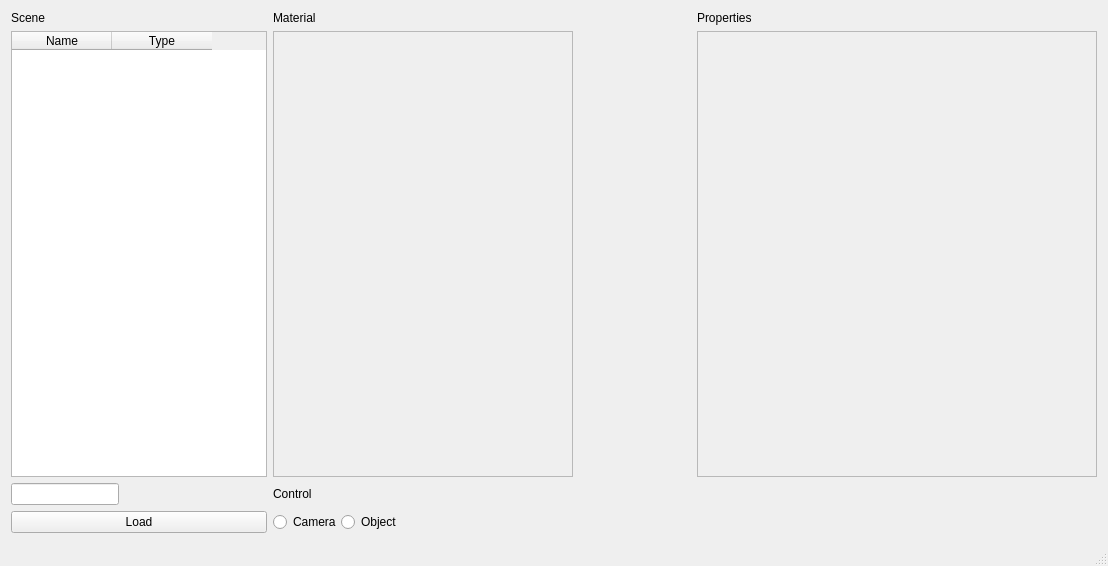
<?xml version="1.0" encoding="UTF-8"?>
<ui version="4.0">
 <class>MainWindow</class>
 <widget class="QMainWindow" name="MainWindow">
  <property name="geometry">
   <rect>
    <x>0</x>
    <y>0</y>
    <width>1108</width>
    <height>566</height>
   </rect>
  </property>
  <property name="windowTitle">
   <string>qtgui</string>
  </property>
  <widget class="QWidget" name="centralWidget">
   <property name="sizePolicy">
    <sizepolicy hsizetype="Expanding" vsizetype="Expanding">
     <horstretch>0</horstretch>
     <verstretch>0</verstretch>
    </sizepolicy>
   </property>
   <layout class="QGridLayout" name="gridLayout">
    <item row="2" column="1">
     <widget class="QLabel" name="label">
      <property name="text">
       <string>Control</string>
      </property>
     </widget>
    </item>
    <item row="1" column="3">
     <widget class="QScrollArea" name="properties">
      <property name="sizePolicy">
       <sizepolicy hsizetype="Fixed" vsizetype="Expanding">
        <horstretch>0</horstretch>
        <verstretch>0</verstretch>
       </sizepolicy>
      </property>
      <property name="minimumSize">
       <size>
        <width>400</width>
        <height>0</height>
       </size>
      </property>
      <property name="widgetResizable">
       <bool>true</bool>
      </property>
      <widget class="QWidget" name="scrollAreaWidgetContents">
       <property name="geometry">
        <rect>
         <x>0</x>
         <y>0</y>
         <width>398</width>
         <height>432</height>
        </rect>
       </property>
      </widget>
     </widget>
    </item>
    <item row="3" column="1">
     <layout class="QHBoxLayout" name="horizontalLayout_2">
      <property name="spacing">
       <number>0</number>
      </property>
      <item>
       <widget class="QRadioButton" name="controlCam">
        <property name="sizePolicy">
         <sizepolicy hsizetype="Fixed" vsizetype="Fixed">
          <horstretch>0</horstretch>
          <verstretch>0</verstretch>
         </sizepolicy>
        </property>
        <property name="text">
         <string>Camera</string>
        </property>
       </widget>
      </item>
      <item>
       <widget class="QRadioButton" name="controlObj">
        <property name="sizePolicy">
         <sizepolicy hsizetype="Fixed" vsizetype="Fixed">
          <horstretch>0</horstretch>
          <verstretch>0</verstretch>
         </sizepolicy>
        </property>
        <property name="text">
         <string>Object</string>
        </property>
       </widget>
      </item>
     </layout>
    </item>
    <item row="0" column="1">
     <widget class="QLabel" name="material_label">
      <property name="sizePolicy">
       <sizepolicy hsizetype="Fixed" vsizetype="Fixed">
        <horstretch>0</horstretch>
        <verstretch>0</verstretch>
       </sizepolicy>
      </property>
      <property name="text">
       <string>Material</string>
      </property>
     </widget>
    </item>
    <item row="0" column="0">
     <widget class="QLabel" name="scene_label">
      <property name="text">
       <string>Scene</string>
      </property>
     </widget>
    </item>
    <item row="1" column="0">
     <widget class="QTableWidget" name="resourceWidget">
      <property name="sizePolicy">
       <sizepolicy hsizetype="Fixed" vsizetype="Expanding">
        <horstretch>0</horstretch>
        <verstretch>0</verstretch>
       </sizepolicy>
      </property>
      <column>
       <property name="text">
        <string>Name</string>
       </property>
      </column>
      <column>
       <property name="text">
        <string>Type</string>
       </property>
      </column>
     </widget>
    </item>
    <item row="3" column="0">
     <widget class="QPushButton" name="loadResButton">
      <property name="text">
       <string>Load</string>
      </property>
     </widget>
    </item>
    <item row="2" column="0">
     <widget class="QLineEdit" name="resourcePath">
      <property name="sizePolicy">
       <sizepolicy hsizetype="Fixed" vsizetype="Fixed">
        <horstretch>0</horstretch>
        <verstretch>0</verstretch>
       </sizepolicy>
      </property>
     </widget>
    </item>
    <item row="1" column="1" colspan="2">
     <widget class="QFrame" name="materialWidget">
      <property name="sizePolicy">
       <sizepolicy hsizetype="Fixed" vsizetype="Expanding">
        <horstretch>0</horstretch>
        <verstretch>0</verstretch>
       </sizepolicy>
      </property>
      <property name="minimumSize">
       <size>
        <width>300</width>
        <height>0</height>
       </size>
      </property>
      <property name="frameShape">
       <enum>QFrame::StyledPanel</enum>
      </property>
      <property name="frameShadow">
       <enum>QFrame::Raised</enum>
      </property>
     </widget>
    </item>
    <item row="0" column="3">
     <widget class="QLabel" name="label_2">
      <property name="text">
       <string>Properties</string>
      </property>
     </widget>
    </item>
   </layout>
   <zorder>scene_label</zorder>
   <zorder>resourcePath</zorder>
   <zorder>loadResButton</zorder>
   <zorder>resourceWidget</zorder>
   <zorder>label</zorder>
   <zorder></zorder>
   <zorder>materialWidget</zorder>
   <zorder>material_label</zorder>
   <zorder>properties</zorder>
   <zorder>label_2</zorder>
  </widget>
  <widget class="QStatusBar" name="statusBar"/>
 </widget>
 <layoutdefault spacing="6" margin="11"/>
 <resources>
  <include location="qtgui.qrc"/>
 </resources>
 <connections/>
</ui>
